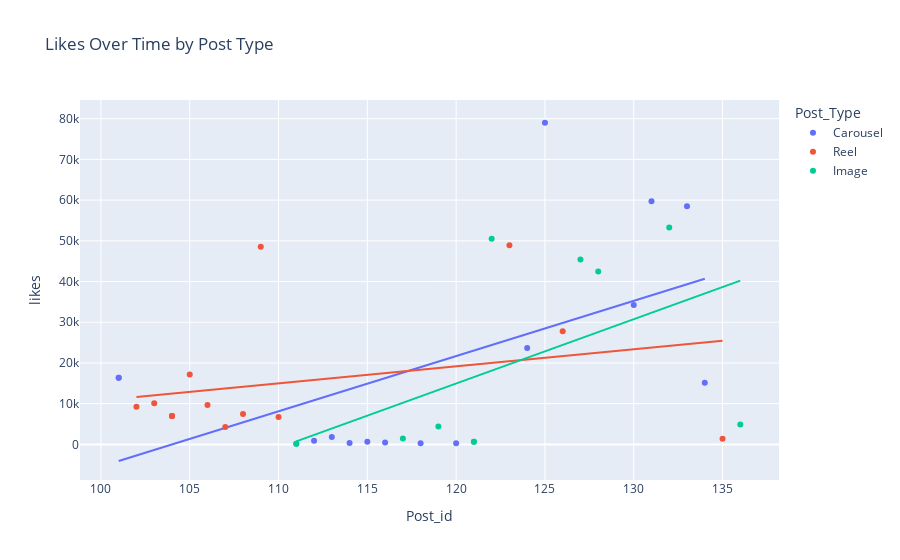

This figure's notebook cell:
### Markdown cell above
## Likes By ID And Post Type

### Code cell
fig = px.scatter(df, x='Post_id', y='likes', color='Post_Type',
                 trendline='ols', title='Likes By ID And Post Type')
fig.show()

### Figure 1 — Plotly figure (JSON) as saved in the notebook; plotly's stock layout.template omitted (floating-point values rounded to 4 significant figures)
{"data": [{"hovertemplate": "Post_Type=Carousel<br>Post_id=%{x}<br>likes=%{y}<extra></extra>", "legendgroup": "Carousel", "marker": {"color": "#636efa", "symbol": "circle"}, "mode": "markers", "name": "Carousel", "orientation": "v", "showlegend": true, "type": "scatter", "x": [101, 112, 113, 114, 115, 116, 118, 120, 124, 125, 130, 131, 133, 134, 101], "xaxis": "x", "y": [16382, 907, 1792, 336, 668, 492, 252, 292, 23687, 79000, 34232, 59716, 58485, 15159, 16382], "yaxis": "y"}, {"hovertemplate": "<b>OLS trendline</b><br>likes = 1356.68 * Post_id + -141107<br>R<sup>2</sup>=0.299395<br><br>Post_Type=Carousel<br>Post_id=%{x}<br>likes=%{y} <b>(trend)</b><extra></extra>", "legendgroup": "Carousel", "marker": {"color": "#636efa", "symbol": "circle"}, "mode": "lines", "name": "Carousel", "showlegend": false, "type": "scatter", "x": [101, 101, 112, 113, 114, 115, 116, 118, 120, 124, 125, 130, 131, 133, 134], "xaxis": "x", "y": [-4082.0, -4082.0, 10840.0, 12200.0, 13550.0, 14910.0, 16270.0, 18980.0, 21690.0, 27120.0, 28480.0, 35260.0, 36620.0, 39330.0, 40690.0], "yaxis": "y"}, {"hovertemplate": "Post_Type=Reel<br>Post_id=%{x}<br>likes=%{y}<extra></extra>", "legendgroup": "Reel", "marker": {"color": "#EF553B", "symbol": "circle"}, "mode": "markers", "name": "Reel", "orientation": "v", "showlegend": true, "type": "scatter", "x": [102, 103, 104, 105, 106, 104, 107, 108, 109, 104, 110, 123, 126, 135], "xaxis": "x", "y": [9267, 10100, 6943, 17158, 9683, 6943, 4287, 7484, 48528, 6943, 6754, 48889, 27814, 1399], "yaxis": "y"}, {"hovertemplate": "<b>OLS trendline</b><br>likes = 418.555 * Post_id + -31063.9<br>R<sup>2</sup>=0.073714<br><br>Post_Type=Reel<br>Post_id=%{x}<br>likes=%{y} <b>(trend)</b><extra></extra>", "legendgroup": "Reel", "marker": {"color": "#EF553B", "symbol": "circle"}, "mode": "lines", "name": "Reel", "showlegend": false, "type": "scatter", "x": [102, 103, 104, 104, 104, 105, 106, 107, 108, 109, 110, 123, 126, 135], "xaxis": "x", "y": [11630.0, 12050.0, 12470.0, 12470.0, 12470.0, 12880.0, 13300.0, 13720.0, 14140.0, 14560.0, 14980.0, 20420.0, 21670.0, 25440.0], "yaxis": "y"}, {"hovertemplate": "Post_Type=Image<br>Post_id=%{x}<br>likes=%{y}<extra></extra>", "legendgroup": "Image", "marker": {"color": "#00cc96", "symbol": "circle"}, "mode": "markers", "name": "Image", "orientation": "v", "showlegend": true, "type": "scatter", "x": [111, 111, 117, 119, 121, 121, 122, 127, 128, 132, 136], "xaxis": "x", "y": [160, 160, 1473, 4421, 616, 616, 50523, 45416, 42470, 53254, 4866], "yaxis": "y"}, {"hovertemplate": "<b>OLS trendline</b><br>likes = 1579.29 * Post_id + -174560<br>R<sup>2</sup>=0.286613<br><br>Post_Type=Image<br>Post_id=%{x}<br>likes=%{y} <b>(trend)</b><extra></extra>", "legendgroup": "Image", "marker": {"color": "#00cc96", "symbol": "circle"}, "mode": "lines", "name": "Image", "showlegend": false, "type": "scatter", "x": [111, 111, 117, 119, 121, 121, 122, 127, 128, 132, 136], "xaxis": "x", "y": [740.3, 740.3, 10220.0, 13370.0, 16530.0, 16530.0, 18110.0, 26010.0, 27590.0, 33910.0, 40220.0], "yaxis": "y"}], "layout": {"legend": {"title": {"text": "Post_Type"}, "tracegroupgap": 0}, "title": {"text": "Likes Over Time by Post Type"}, "xaxis": {"anchor": "y", "domain": [0, 1], "title": {"text": "Post_id"}}, "yaxis": {"anchor": "x", "domain": [0, 1], "title": {"text": "likes"}}}}
